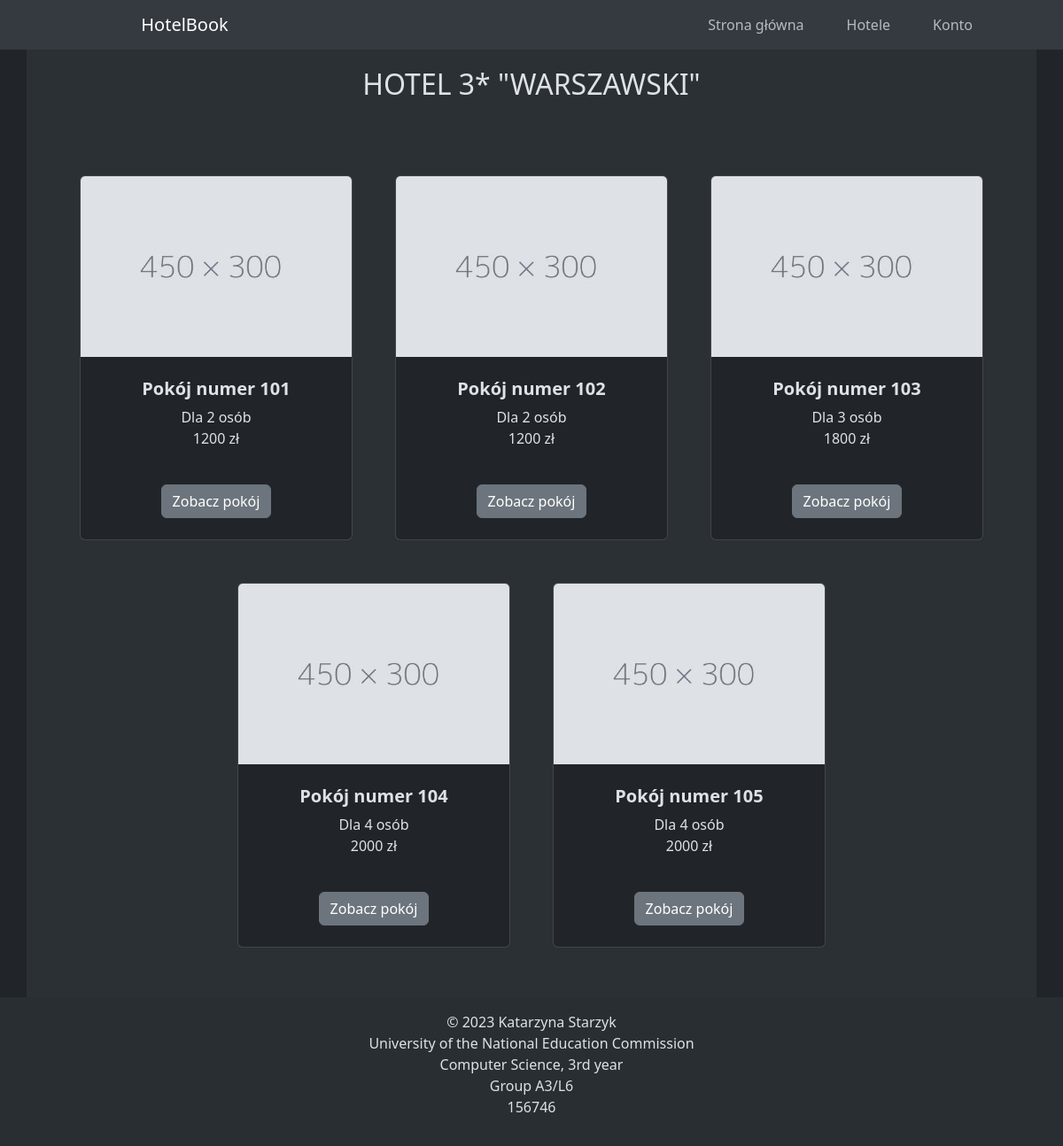
The page /HotelBook/hotel_rooms.php?hotel_id=1 on the database its author committed.
### tables this page shows
CREATE TABLE `hotels` (
  `hotel_id` int(11) NOT NULL,
  `name` varchar(50) NOT NULL,
  `street` varchar(40) NOT NULL,
  `building_nr` int(3) NOT NULL,
  `apartment_nr` int(3) DEFAULT NULL,
  `zip_code` char(6) NOT NULL,
  `city` varchar(50) NOT NULL,
  `type_id` int(11) DEFAULT NULL
);

CREATE TABLE `hotelstypes` (
  `type_id` int(11) NOT NULL,
  `type` varchar(50) NOT NULL
);

CREATE TABLE `rooms` (
  `room_id` int(11) NOT NULL,
  `hotel_id` int(11) NOT NULL,
  `number` int(3) NOT NULL,
  `beds` int(2) NOT NULL,
  `max_guests` int(2) NOT NULL,
  `price` float NOT NULL,
  `available` tinyint(1) NOT NULL DEFAULT 1
);

### HotelBook/php/functions.php (called while the page is built, shortened)
<?php
    function connectToDatabase()
    {
        $servername = "localhost";
        $username = "root";
        $password = "";
        $dbname = "hotel_db";
        $conn = new mysqli($servername, $username, $password, $dbname);
        return $conn;
    }
    function getHotel($hotel_id)
    {
        $conn = connectToDatabase();
        $query = "SELECT name, street, building_nr, apartment_nr, city, hotels.type_id, type FROM hotels NATURAL JOIN hotelstypes WHERE hotel_id = $hotel_id ORDER BY hotels.city";
        $result = $conn->query($query);
        $hotel = $result->fetch_assoc();
        return $hotel;
    }
    function getRoomsInHotel($hotelId)
    {
        $conn = connectToDatabase();
        $query = "SELECT * FROM rooms WHERE hotel_id = $hotelId";
        $result = $conn->query($query);
        $rooms = [];
        while ($row = $result->fetch_assoc())
        {
            $rooms[] = $row;
        }
        return $rooms;
    }
?>

### HotelBook/hotel_rooms.php (the view, shortened to what this page needs)
<?php
    $hotelId = isset($_GET['hotel_id']) ? intval($_GET['hotel_id']) : 0;
    include 'php/functions.php';
    $hotel = getHotel($hotelId);
?>
<!DOCTYPE html>
<html lang="en">
<head>
    <link rel="stylesheet" href="css/bootstrap.min.css">
    <link rel="stylesheet" href="css/style.css">
</head>
<body class="container-fluid h-100 text-center p-0" data-bs-theme="dark">
    <?php
        include("php/header.php");
    ?>
    <main class="container-md bg-body-tertiary">
        <div class="container-fluid">
            <?php
                echo "<h2 style='display-2'>{$hotel['type']} \"{$hotel['name']}\"</h2>";
                $rooms = getRoomsInHotel($hotelId);
                echo '<section class="py-2">';
                echo '<div class="container px-4 px-lg-5 mt-5">';
                echo '<div class="row gx-4 gx-lg-5 row-cols-2 row-cols-md-3 justify-content-center">';
                if (!empty($rooms))
                {
                    foreach ($rooms as $room)
                    {
                        echo '<div class="col mb-5">';
                            echo '<div class="card h-100">';
                                echo '<img class="card-img-top" src="media/6c757d.jpg" alt="'.$room["number"].'" />';
                                echo '<div class="card-body p-4">';
                                    echo '<div class="text-center">';
                                        echo '<h5 class="fw-bolder">Pokój numer '.$room["number"].'</h5>';
                                        echo '<p>Dla '.$room["max_guests"];
                                        if ($room["max_guests"]==1){echo ' osoby<br/>';} else {echo ' osób<br/>';}
                                        echo $room["price"].' zł</p>';
                                    echo '</div>';
                                echo '</div>';
                                echo '<div class="card-footer p-4 pt-0 border-top-0 bg-transparent">';
                                    echo '<div class="text-center">';
                                    echo '<a class="btn btn-secondary mt-auto" href="hotel_room.php?room_id='.$room["room_id"].'">Zobacz pokój</a>';
                                    echo '</div>';
                                echo '</div>';
                            echo '</div>';
                        echo '</div>';
                    }
                }
                else
                {
                    echo '<p>Brak dostępnych pokoi.</p>';
                }
                echo '</div></div></section>';
            ?>
        </div>
    </main>
    <?php
        include("php/footer.php");
    ?>
</body>
</html>

### HotelBook/php/header.php (shortened to what this page needs)
<nav class="navbar navbar-expand-md bg-light-subtle sticky-top">
        <div class="container-lg px-5">
            <a class="navbar-brand col-12 col-md-3" href="index.php">HotelBook</a>
            <div class="collapse navbar-collapse justify-content-end" id="navbarSupportedContent">
                <ul class="navbar-nav my-2 my-md-0 col-12 col-md-9 justify-content-end">
                    <li class="nav-item px-3"><a class="nav-link" href="index.php">Strona główna</a></li>
                    <li class="nav-item px-3"><a class="nav-link" href="hotels.php">Hotele</a></li>
                    <li class="nav-item px-3"><a class="nav-link" href="login.php">Konto</a></li>
                </ul>
            </div>
        </div>
</nav>

### HotelBook/php/footer.php
<footer class="bg-body-tertiary text-center">
    <div class="text-center py-3" style="background-color: rgba(0, 0, 0, 0.05);">
        <p>
            © 2023 Katarzyna Starzyk<br/>
            University of the National Education Commission<br/>
            Computer Science, 3rd year<br/>
            Group A3/L6<br/>
            156746
        </p>
    </div>
</footer>

### HotelBook/css/style.css (style rules this page uses)
a, a:active, a:visited, a:hover { text-decoration: none; color: white; }
h2 { padding: 20px 0; width: 100%; text-transform: uppercase; }
main .container-fluid { padding: 0; min-height: 80vh; }

### rows shown on the page
hotels: type.type "HOTEL 3*", name "WARSZAWSKI"
rooms: number "101", max_guests "2", shows "osób", price "1200"
rooms: number "102", max_guests "2", shows "osób", price "1200"
rooms: number "103", max_guests "3", shows "osób", price "1800"
rooms: number "104", max_guests "4", shows "osób", price "2000"
rooms: number "105", max_guests "4", shows "osób", price "2000"
